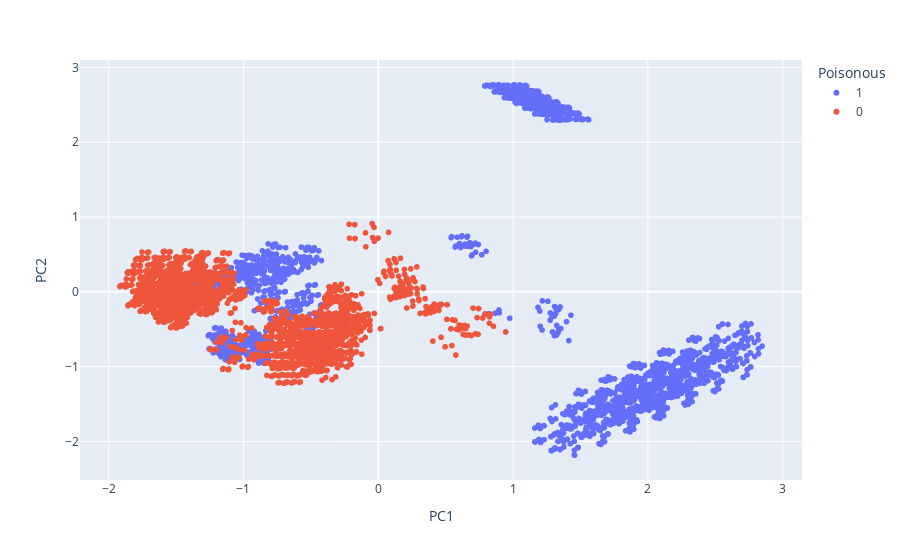

This figure's notebook cell:
### Code cell
import plotly.express as px
x_plot = np.array(data_pca)[:,0]
y_plot = np.array(data_pca)[:,1]
fig = px.scatter(x=x_plot,y = y_plot, color = y_train)
fig.update_layout(
    xaxis_title="PC1",
    yaxis_title="PC2",
    legend_title="Poisonous"
)
fig.show()

### Figure 1 — Plotly figure (JSON) as saved in the notebook; plotly's stock layout.template omitted (floating-point values rounded to 4 significant figures; data arrays with more than 128 entries replaced by an {"elided": "..."} marker saying what was removed)
{"data": [{"hovertemplate": "color=1<br>x=%{x}<br>y=%{y}<extra></extra>", "legendgroup": "1", "marker": {"color": "#636efa", "symbol": "circle"}, "mode": "markers", "name": "1", "showlegend": true, "type": "scattergl", "x": {"elided": "3155 float values"}, "xaxis": "x", "y": {"elided": "3155 float values"}, "yaxis": "y"}, {"hovertemplate": "color=0<br>x=%{x}<br>y=%{y}<extra></extra>", "legendgroup": "0", "marker": {"color": "#EF553B", "symbol": "circle"}, "mode": "markers", "name": "0", "showlegend": true, "type": "scattergl", "x": {"elided": "3344 float values"}, "xaxis": "x", "y": {"elided": "3344 float values"}, "yaxis": "y"}], "layout": {"legend": {"title": {"text": "Poisonous"}, "tracegroupgap": 0}, "margin": {"t": 60}, "xaxis": {"anchor": "y", "domain": [0, 1], "title": {"text": "PC1"}}, "yaxis": {"anchor": "x", "domain": [0, 1], "title": {"text": "PC2"}}}}
